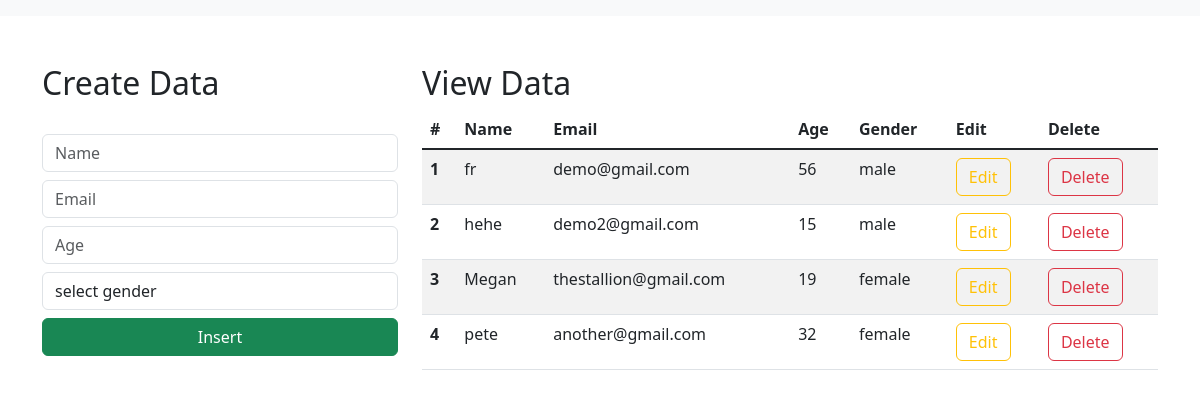
The page / on the database its author committed.
### crud/models.py (models this page shows)
class Student(models.Model):
    name = models.CharField(max_length=30, blank=False, null=False)
    email = models.EmailField()
    age = models.IntegerField()
    gender = models.CharField(max_length=30, blank=False, null=False)

### crud/views.py (the view)
# urls.py: 2. Add a URL to urlpatterns:  path('', Home.as_view(), name='home')
def Home(request):
    data = Student.objects.all()
    context = {"data": data}
    return render(request, 'index.html', context)

### templates/index.html (shortened to what this page needs)
<html lang="en">
    <link href="https://cdn.jsdelivr.net/npm/bootstrap@5.3.0-alpha1/dist/css/bootstrap.min.css" rel="stylesheet">
  <head>
  </head>
  <body>
    <nav class="navbar navbar-expand-lg bg-body-tertiary">
      </nav>
      <div class="container mt-5">
        <div class="row">
            <div class="col-md-4">
                <h2>Create Data</h2>
                <br>
                <form action="/insert" method="post">
                    <div class="form-group">
                        <input type="text" class="form-control" placeholder="Name" name="name" required>
                    </div>
                    <div class="form-group">
                        <input type="email" class="form-control  mt-2" placeholder="Email" name="email" required>
                    </div>
                    <div class="form-group">
                        <input type="number" class="form-control  mt-2" placeholder="Age" name="age" required>
                    </div>
                    <div class="form-group mt-2">
                        <select id="gender" name="gender" class="form-control" required>
                            <option selected>select gender</option>
                        </select>
                    </div>
                    <div class="d-grid gap-2">
                        <button class="btn btn-success mt-2" type="submit">Insert</button>
                    </div>
                </form>
            </div>
            <div class="col-md-8">
                <h2>View Data</h2>
                <table class="table table-striped table-hover">
                    <thead>
                      <tr>
                        <th scope="col">#</th>
                        <th scope="col">Name</th>
                        <th scope="col">Email</th>
                        <th scope="col">Age</th>
                        <th scope="col">Gender</th>
                        <th scope="col">Edit</th>
                        <th scope="col">Delete</th>
                      </tr>
                    </thead>
                    <tbody class="table-group-divider">
                    {% for d in data %}
                      <tr>
                        <th scope="row">{{d.id}}</th>
                        <td>{{d.name}}</td>
                        <td>{{d.email}}</td>
                        <td>{{d.age}}</td>
                        <td>{{d.gender}}</td>
                        <td><a href="/update/{{d.id}}" type="button" class="btn btn-outline-warning">Edit</a></td>
                        <td><a href="/delete/{{d.id}}" type="button" class="btn btn-outline-danger">Delete</a></td>
                      </tr>
                    {% endfor %}
                    </tbody>
                  </table>
            </div>
        </div>
      </div>
  </body>
</html>

### rows shown on the page
Student: id "1", name "fr", email "demo@gmail.com", age "56", gender "male"
Student: id "2", name "hehe", email "demo2@gmail.com", age "15", gender "male"
Student: id "3", name "Megan", email "thestallion@gmail.com", age "19", gender "female"
Student: id "4", name "pete", email "another@gmail.com", age "32", gender "female"
